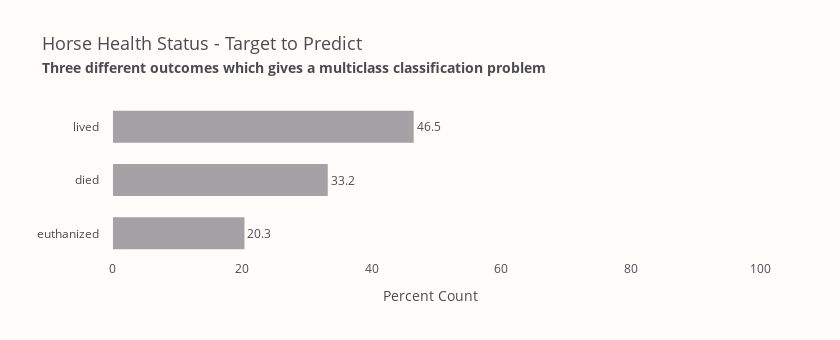

Notebook code for this chart:
### Markdown cell above
<p style="
    font-size: 16px;
    font-family: 'JetBrains Mono';
">
    Now we're going to look more closely at feature properties and dependencies. Let's have a look at the target variable distribution first.
</p>

### Code cell
fig = px.histogram(
    y=train.Outcome,
    histnorm="percent",
    text_auto=".1f",
    title="Horse Health Status - Target to Predict<br>"
    "<span style='font-size: 75%; font-weight: bold;'>"
    "Three different outcomes which gives a multiclass classification problem</span>",
    color_discrete_sequence=["#4A4B52"],
    opacity=0.5,
    height=340,
    width=840,
)
fig.update_xaxes(title="Percent Count", range=(-2, 100))
fig.update_yaxes(title="", categoryorder="total ascending")
fig.update_traces(textposition="outside")
fig.update_layout(
    font_color=FONT_COLOR,
    title_font_size=18,
    plot_bgcolor=BACKGROUND_COLOR,
    paper_bgcolor=BACKGROUND_COLOR,
    xaxis_showgrid=False,
    yaxis_showgrid=False,
    bargap=0.4,
)
fig.show()

### Figure 1 — Plotly figure (JSON) as saved in the notebook; plotly's stock layout.template omitted (floating-point values rounded to 4 significant figures; data arrays with more than 128 entries replaced by an {"elided": "..."} marker saying what was removed)
{"data": [{"alignmentgroup": "True", "bingroup": "y", "histnorm": "percent", "hovertemplate": "percent=%{x}<br>y=%{y}<extra></extra>", "legendgroup": "", "marker": {"color": "#4A4B52", "opacity": 0.5, "pattern": {"shape": ""}}, "name": "", "offsetgroup": "", "orientation": "h", "showlegend": false, "textposition": "outside", "texttemplate": "%{value:.1f}", "type": "histogram", "xaxis": "x", "y": {"elided": "1235 str values"}, "yaxis": "y"}], "layout": {"bargap": 0.4, "barmode": "relative", "font": {"color": "#4A4B52"}, "height": 340, "legend": {"tracegroupgap": 0}, "paper_bgcolor": "#FFFCFA", "plot_bgcolor": "#FFFCFA", "title": {"font": {"size": 18}, "text": "Horse Health Status - Target to Predict<br><span style='font-size: 75%; font-weight: bold;'>Three different outcomes which gives a multiclass classification problem</span>"}, "width": 840, "xaxis": {"anchor": "y", "domain": [0, 1], "range": [-2, 100], "showgrid": false, "title": {"text": "Percent Count"}}, "yaxis": {"anchor": "x", "categoryorder": "total ascending", "domain": [0, 1], "showgrid": false, "title": {"text": ""}}}}
